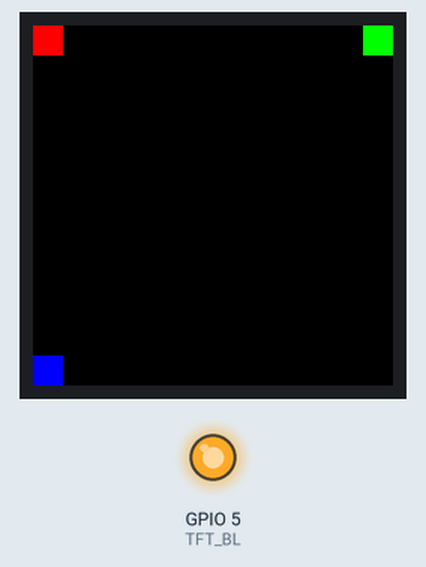
This sketch was run on a simulated ESP32-S3. On the bench: 240×240 colour display, output pins drawn as LEDs (lit = HIGH). Pins used as bus, display or sensor lines are not drawn; what the sketch prints to the serial monitor is not drawn.

Above: at 2.3 s.

The sketch:

st7789_font_12x12_test.ino
```cpp
#include <Adafruit_GFX.h>
#include <Adafruit_ST7789.h>
#include <SPI.h>

#define TFT_CS    10
#define TFT_DC     6
#define TFT_RST    7
#define TFT_MOSI  11
#define TFT_SCLK  12
#define TFT_BL     5
#define FONT_CS    9
#define TFT_MISO  13

Adafruit_ST7789 tft = Adafruit_ST7789(TFT_CS, TFT_DC, TFT_MOSI, TFT_SCLK, TFT_RST);

// 12×12点阵缓冲区：12行×2字节 = 24字节
uint8_t fontBuffer12[24];

// ========== 读取字库（按24字节 = 12×12点阵）==========
void readFont12x12(uint32_t addr) {
  SPI.begin(TFT_SCLK, TFT_MISO, TFT_MOSI);
  pinMode(FONT_CS, OUTPUT);
  digitalWrite(FONT_CS, HIGH);
  delayMicroseconds(10);
  digitalWrite(FONT_CS, LOW);
  delayMicroseconds(10);

  SPI.beginTransaction(SPISettings(8000000, MSBFIRST, SPI_MODE0));
  SPI.transfer(0x03);
  SPI.transfer((addr >> 16) & 0xFF);
  SPI.transfer((addr >>  8) & 0xFF);
  SPI.transfer( addr        & 0xFF);
  for (int i = 0; i < 24; i++) {
    fontBuffer12[i] = SPI.transfer(0x00);
  }
  SPI.endTransaction();
  digitalWrite(FONT_CS, HIGH);
}

// ========== 打印12×12点阵==========
void print12x12(const char* label) {
  Serial.printf("\n[%s] 12×12点阵 (24字节):\n", label);
  for (int i = 0; i < 24; i++) {
    Serial.printf("%02X ", fontBuffer12[i]);
    if ((i + 1) % 8 == 0) Serial.print("| ");
  }
  Serial.println();

  Serial.println("图案:");
  for (uint8_t row = 0; row < 12; row++) {
    uint8_t left  = fontBuffer12[row * 2];
    uint8_t right = fontBuffer12[row * 2 + 1];

    // 12×12: 从2字节(16位)中取12位
    // 尝试高12位有效 (bit15~bit4)
    for (int bit = 7; bit >= 4; bit--) {
      Serial.print((left & (1 << bit)) ? "■" : "□");
    }
    for (int bit = 7; bit >= 0; bit--) {
      Serial.print((right & (1 << bit)) ? "■" : "□");
    }
    // 总共: 4+8=12个点 ✓
    Serial.println();
  }
}

// ========== 绘制12×12点阵到屏幕==========
void draw12x12(int16_t x, int16_t y, uint16_t color, uint16_t bg) {
  for (uint8_t row = 0; row < 12; row++) {
    uint8_t left  = fontBuffer12[row * 2];
    uint8_t right = fontBuffer12[row * 2 + 1];

    // 高12位有效: 左字节取bit7~bit4 (4个点)，右字节取bit7~bit0 (8个点)
    for (int bit = 7; bit >= 4; bit--) {
      tft.drawPixel(x + (7-bit), y + row, (left & (1 << bit)) ? color : bg);
    }
    for (int bit = 7; bit >= 0; bit--) {
      tft.drawPixel(x + 4 + (7-bit), y + row, (right & (1 << bit)) ? color : bg);
    }
  }
}

// ========== 测试12×12地址公式==========
void test12x12(uint8_t high, uint8_t low, const char* name,
               uint32_t baseAddr, int quOffset, int weiOffset,
               int16_t screenX, int16_t screenY, uint16_t color) {

  uint8_t qu  = high - 0xA0;
  uint8_t wei = low  - 0xA0;

  // 12×12 = 24字节/字
  int index = (qu - quOffset) * 94 + (wei - weiOffset);
  uint32_t addr = baseAddr + index * 24;

  Serial.printf("\n[%s] GB2312=0x%02X%02X qu=%d wei=%d\n", name, high, low, qu, wei);
  Serial.printf("12×12公式: base=0x%X, index=(%d-%d)*94+(%d-%d)=%d\n",
                baseAddr, qu, quOffset, wei, weiOffset, index);
  Serial.printf("地址: 0x%06X (+%d*24)\n", addr, index);

  readFont12x12(addr);

  // 检查数据
  int nonZero = 0;
  for (int i = 0; i < 24; i++) if (fontBuffer12[i] != 0) nonZero++;
  Serial.printf("非零字节: %d/24\n", nonZero);

  if (nonZero > 0) {
    print12x12(name);
    draw12x12(screenX, screenY, color, ST77XX_BLACK);
    Serial.printf("→ 已绘制12×12到(%d,%d)\n", screenX, screenY);
  } else {
    Serial.println("→ 全零");
  }
}

void setup() {
  Serial.begin(115200);
  delay(2000);

  Serial.println("========================================");
  Serial.println("   12×12 字库地址公式排查");
  Serial.println("========================================");

  pinMode(TFT_BL, OUTPUT);
  digitalWrite(TFT_BL, HIGH);
  tft.init(240, 240);
  tft.setRotation(0);
  tft.fillScreen(ST77XX_BLACK);

  // 角落方块
  tft.fillRect(0, 0, 20, 20, ST77XX_RED);
  tft.fillRect(220, 0, 20, 20, ST77XX_GREEN);
  tft.fillRect(0, 220, 20, 20, ST77XX_BLUE);

  // ========== 测试 "国" (0xB9FA) ==========
  Serial.println("\n\n===== 测试 '国' (0xB9FA) =====");

  // 方案A: base=0x2C9D0, qu从1算
  test12x12(0xB9, 0xFA, "国-12-A", 0x2C9D0, 1, 1, 30, 40, ST77XX_WHITE);

  // 方案B: base=0x2C9D0, qu从16算
  test12x12(0xB9, 0xFA, "国-12-B", 0x2C9D0, 16, 1, 50, 40, ST77XX_CYAN);

  // 方案C: base=0x000000, qu从1算
  test12x12(0xB9, 0xFA, "国-12-C", 0x000000, 1, 1, 70, 40, ST77XX_YELLOW);

  // 方案D: base=0x000000, qu从16算
  test12x12(0xB9, 0xFA, "国-12-D", 0x000000, 16, 1, 90, 40, ST77XX_MAGENTA);

  // ========== 测试 "中" (0xD6D0) ==========
  Serial.println("\n\n===== 测试 '中' (0xD6D0) =====");

  test12x12(0xD6, 0xD0, "中-12-A", 0x2C9D0, 1, 1, 30, 70, ST77XX_WHITE);
  test12x12(0xD6, 0xD0, "中-12-B", 0x2C9D0, 16, 1, 50, 70, ST77XX_CYAN);
  test12x12(0xD6, 0xD0, "中-12-C", 0x000000, 1, 1, 70, 70, ST77XX_YELLOW);
  test12x12(0xD6, 0xD0, "中-12-D", 0x000000, 16, 1, 90, 70, ST77XX_MAGENTA);

  // ========== 额外测试：按16×16读但只取前24字节？==========
  // 如果上面都不对，可能是数据排列方式不同

  Serial.println("\n\n========================================");
  Serial.println("12×12排查完成！");
  Serial.println("请观察屏幕，哪一列显示了正确的字？");
  Serial.println("A=白 B=青 C=黄 D=洋红");
  Serial.println("========================================");
}

void loop() {}
```
